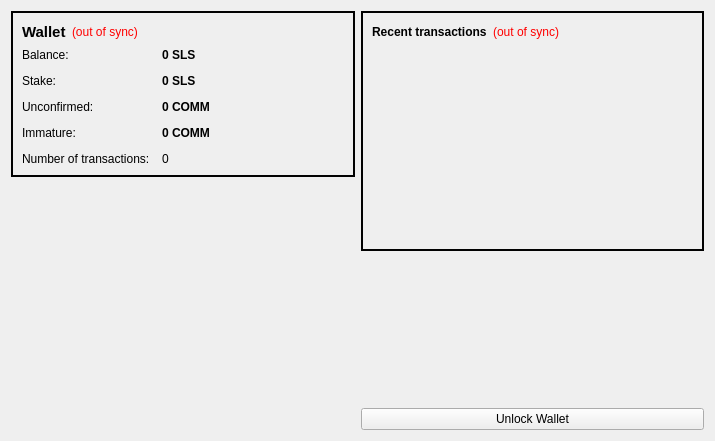
<?xml version="1.0" encoding="UTF-8"?>
<ui version="4.0">
 <class>OverviewPage</class>
 <widget class="QWidget" name="OverviewPage">
  <property name="geometry">
   <rect>
    <x>0</x>
    <y>0</y>
    <width>715</width>
    <height>441</height>
   </rect>
  </property>
  <property name="windowTitle">
   <string>Form</string>
  </property>
  <layout class="QHBoxLayout" name="horizontalLayout" stretch="1,1">
   <item>
    <layout class="QVBoxLayout" name="verticalLayout_2">
     <item>
      <widget class="QFrame" name="frame">
       <property name="styleSheet">
        <string notr="true">#frame {
border: 2px solid #010101;
}</string>
       </property>
       <property name="frameShape">
        <enum>QFrame::StyledPanel</enum>
       </property>
       <property name="frameShadow">
        <enum>QFrame::Raised</enum>
       </property>
       <layout class="QVBoxLayout" name="verticalLayout_4">
        <item>
         <layout class="QHBoxLayout" name="horizontalLayout_4">
          <item>
           <widget class="QLabel" name="label_5">
            <property name="font">
             <font>
              <pointsize>11</pointsize>
              <weight>75</weight>
              <bold>true</bold>
             </font>
            </property>
            <property name="text">
             <string>Wallet</string>
            </property>
           </widget>
          </item>
          <item>
           <widget class="QLabel" name="labelWalletStatus">
            <property name="toolTip">
             <string>The displayed information may be out of date. Your wallet automatically synchronizes with the SolosCoin network after a connection is established, but this process has not completed yet.</string>
            </property>
            <property name="styleSheet">
             <string notr="true">QLabel { color: red; }</string>
            </property>
            <property name="text">
             <string notr="true">(out of sync)</string>
            </property>
            <property name="alignment">
             <set>Qt::AlignLeading|Qt::AlignLeft|Qt::AlignVCenter</set>
            </property>
           </widget>
          </item>
          <item>
           <spacer name="horizontalSpacer_2">
            <property name="orientation">
             <enum>Qt::Horizontal</enum>
            </property>
            <property name="sizeHint" stdset="0">
             <size>
              <width>40</width>
              <height>20</height>
             </size>
            </property>
           </spacer>
          </item>
         </layout>
        </item>
        <item>
         <layout class="QFormLayout" name="formLayout_2">
          <property name="fieldGrowthPolicy">
           <enum>QFormLayout::AllNonFixedFieldsGrow</enum>
          </property>
          <property name="horizontalSpacing">
           <number>12</number>
          </property>
          <property name="verticalSpacing">
           <number>12</number>
          </property>
          <item row="0" column="0">
           <widget class="QLabel" name="label">
            <property name="text">
             <string>Balance:</string>
            </property>
           </widget>
          </item>
          <item row="0" column="1">
           <widget class="QLabel" name="labelBalance">
            <property name="font">
             <font>
              <weight>75</weight>
              <bold>true</bold>
             </font>
            </property>
            <property name="cursor">
             <cursorShape>IBeamCursor</cursorShape>
            </property>
            <property name="toolTip">
             <string>Your current balance</string>
            </property>
            <property name="text">
             <string notr="true">0 SLS</string>
            </property>
            <property name="textInteractionFlags">
             <set>Qt::LinksAccessibleByMouse|Qt::TextSelectableByKeyboard|Qt::TextSelectableByMouse</set>
            </property>
           </widget>
          </item>
          <item row="1" column="0">
           <widget class="QLabel" name="label_6">
            <property name="text">
             <string>Stake:</string>
            </property>
           </widget>
          </item>
          <item row="1" column="1">
           <widget class="QLabel" name="labelStake">
            <property name="font">
             <font>
              <weight>75</weight>
              <bold>true</bold>
             </font>
            </property>
            <property name="cursor">
             <cursorShape>IBeamCursor</cursorShape>
            </property>
            <property name="toolTip">
             <string>Total of coins that was staked, and do not yet count toward the current balance</string>
            </property>
            <property name="text">
             <string notr="true">0 SLS</string>
            </property>
            <property name="textInteractionFlags">
             <set>Qt::LinksAccessibleByMouse|Qt::TextSelectableByKeyboard|Qt::TextSelectableByMouse</set>
            </property>
           </widget>
          </item>
          <item row="2" column="0">
           <widget class="QLabel" name="label_3">
            <property name="text">
             <string>Unconfirmed:</string>
            </property>
           </widget>
          </item>
          <item row="2" column="1">
           <widget class="QLabel" name="labelUnconfirmed">
            <property name="font">
             <font>
              <weight>75</weight>
              <bold>true</bold>
             </font>
            </property>
            <property name="cursor">
             <cursorShape>IBeamCursor</cursorShape>
            </property>
            <property name="toolTip">
             <string>Total of transactions that have yet to be confirmed, and do not yet count toward the current balance</string>
            </property>
            <property name="text">
             <string notr="true">0 COMM</string>
            </property>
            <property name="textInteractionFlags">
             <set>Qt::LinksAccessibleByMouse|Qt::TextSelectableByKeyboard|Qt::TextSelectableByMouse</set>
            </property>
           </widget>
          </item>
          <item row="3" column="0">
           <widget class="QLabel" name="labelImmatureText">
            <property name="text">
             <string>Immature:</string>
            </property>
           </widget>
          </item>
          <item row="3" column="1">
           <widget class="QLabel" name="labelImmature">
            <property name="font">
             <font>
              <weight>75</weight>
              <bold>true</bold>
             </font>
            </property>
            <property name="toolTip">
             <string>Mined balance that has not yet matured</string>
            </property>
            <property name="text">
             <string notr="true">0 COMM</string>
            </property>
            <property name="textInteractionFlags">
             <set>Qt::LinksAccessibleByMouse|Qt::TextSelectableByKeyboard|Qt::TextSelectableByMouse</set>
            </property>
           </widget>
          </item>
          <item row="4" column="0">
           <widget class="QLabel" name="label_2">
            <property name="text">
             <string>Number of transactions:</string>
            </property>
           </widget>
          </item>
          <item row="4" column="1">
           <widget class="QLabel" name="labelNumTransactions">
            <property name="toolTip">
             <string>Total number of transactions in wallet</string>
            </property>
            <property name="text">
             <string notr="true">0</string>
            </property>
           </widget>
          </item>
         </layout>
        </item>
       </layout>
      </widget>
     </item>
     <item>
      <spacer name="verticalSpacer">
       <property name="orientation">
        <enum>Qt::Vertical</enum>
       </property>
       <property name="sizeHint" stdset="0">
        <size>
         <width>20</width>
         <height>40</height>
        </size>
       </property>
      </spacer>
     </item>
     <item>
      <widget class="QLabel" name="label_6">
       <property name="text">
        <string/>
       </property>
       <property name="pixmap">
        <pixmap resource="../bitcoin.qrc">:/images/backg</pixmap>
       </property>
       <property name="scaledContents">
        <bool>false</bool>
       </property>
       <property name="alignment">
        <set>Qt::AlignCenter</set>
       </property>
       <property name="margin">
        <number>-2</number>
       </property>
      </widget>
     </item>
    </layout>
   </item>
   <item>
    <layout class="QVBoxLayout" name="verticalLayout_3">
     <item>
      <widget class="QFrame" name="frame_2">
       <property name="styleSheet">
        <string notr="true">#frame_2 {
border: 2px solid #010101;
}</string>
       </property>
       <property name="frameShape">
        <enum>QFrame::StyledPanel</enum>
       </property>
       <property name="frameShadow">
        <enum>QFrame::Raised</enum>
       </property>
       <layout class="QVBoxLayout" name="verticalLayout">
        <item>
         <layout class="QHBoxLayout" name="horizontalLayout_2">
          <item>
           <widget class="QLabel" name="label_4">
            <property name="text">
             <string>&lt;b&gt;Recent transactions&lt;/b&gt;</string>
            </property>
           </widget>
          </item>
          <item>
           <widget class="QLabel" name="labelTransactionsStatus">
            <property name="toolTip">
             <string>The displayed information may be out of date. Your wallet automatically synchronizes with the SolosCoin network after a connection is established, but this process has not completed yet.</string>
            </property>
            <property name="styleSheet">
             <string notr="true">QLabel { color: red; }</string>
            </property>
            <property name="text">
             <string notr="true">(out of sync)</string>
            </property>
            <property name="alignment">
             <set>Qt::AlignRight|Qt::AlignTrailing|Qt::AlignVCenter</set>
            </property>
           </widget>
          </item>
          <item>
           <spacer name="horizontalSpacer">
            <property name="orientation">
             <enum>Qt::Horizontal</enum>
            </property>
            <property name="sizeHint" stdset="0">
             <size>
              <width>40</width>
              <height>20</height>
             </size>
            </property>
           </spacer>
          </item>
         </layout>
        </item>
        <item>
         <widget class="QListView" name="listTransactions">
          <property name="styleSheet">
           <string notr="true">QListView { background: transparent; }</string>
          </property>
          <property name="frameShape">
           <enum>QFrame::NoFrame</enum>
          </property>
          <property name="verticalScrollBarPolicy">
           <enum>Qt::ScrollBarAlwaysOff</enum>
          </property>
          <property name="horizontalScrollBarPolicy">
           <enum>Qt::ScrollBarAlwaysOff</enum>
          </property>
          <property name="selectionMode">
           <enum>QAbstractItemView::NoSelection</enum>
          </property>
         </widget>
        </item>
       </layout>
      </widget>
     </item>
     <item>
      <spacer name="verticalSpacer_2">
       <property name="orientation">
        <enum>Qt::Vertical</enum>
       </property>
       <property name="sizeHint" stdset="0">
        <size>
         <width>20</width>
         <height>40</height>
        </size>
       </property>
      </spacer>
     </item>
     <item>
      <widget class="QPushButton" name="unlockWalletButton">
       <property name="text">
        <string>Unlock Wallet</string>
       </property>
      </widget>
     </item>
    </layout>
   </item>
  </layout>
 </widget>
 <resources>
  <include location="../bitcoin.qrc"/>
 </resources>
 <connections/>
</ui>
